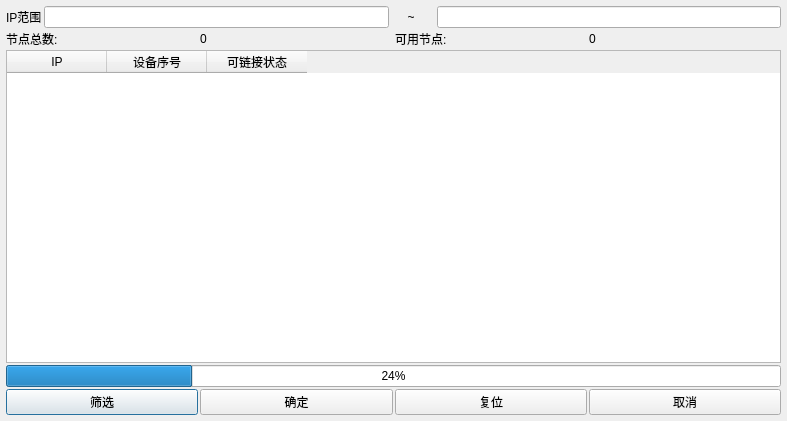
<?xml version="1.0" encoding="UTF-8"?>
<ui version="4.0">
 <class>ONBRetrieveAvailableNodes</class>
 <widget class="QDialog" name="ONBRetrieveAvailableNodes">
  <property name="geometry">
   <rect>
    <x>0</x>
    <y>0</y>
    <width>787</width>
    <height>421</height>
   </rect>
  </property>
  <property name="windowTitle">
   <string>ONBRetrieveAvailableNodes</string>
  </property>
  <layout class="QGridLayout" name="gridLayout_3">
   <property name="leftMargin">
    <number>6</number>
   </property>
   <property name="topMargin">
    <number>6</number>
   </property>
   <property name="rightMargin">
    <number>6</number>
   </property>
   <property name="bottomMargin">
    <number>6</number>
   </property>
   <property name="spacing">
    <number>2</number>
   </property>
   <item row="0" column="0">
    <layout class="QGridLayout" name="gridLayout_2">
     <item row="0" column="0">
      <layout class="QGridLayout" name="gridLayout">
       <item row="0" column="0">
        <widget class="QLabel" name="labelIpSearch">
         <property name="text">
          <string>IP范围</string>
         </property>
        </widget>
       </item>
       <item row="0" column="1">
        <widget class="IPLineEdit" name="lineEditIpStart"/>
       </item>
       <item row="0" column="2">
        <widget class="QLabel" name="labelSymbol">
         <property name="text">
          <string>     ~      </string>
         </property>
        </widget>
       </item>
       <item row="0" column="3">
        <widget class="IPLineEdit" name="lineEditIpEnd"/>
       </item>
      </layout>
     </item>
     <item row="1" column="0">
      <layout class="QHBoxLayout" name="horizontalLayout">
       <item>
        <widget class="QLabel" name="labelNodeTotal">
         <property name="minimumSize">
          <size>
           <width>80</width>
           <height>0</height>
          </size>
         </property>
         <property name="text">
          <string>节点总数:</string>
         </property>
        </widget>
       </item>
       <item>
        <widget class="QLabel" name="labelNodeTotalDisp">
         <property name="minimumSize">
          <size>
           <width>80</width>
           <height>0</height>
          </size>
         </property>
         <property name="text">
          <string>0</string>
         </property>
        </widget>
       </item>
       <item>
        <widget class="QLabel" name="labelNodeIsConnected">
         <property name="minimumSize">
          <size>
           <width>80</width>
           <height>0</height>
          </size>
         </property>
         <property name="text">
          <string>可用节点:</string>
         </property>
        </widget>
       </item>
       <item>
        <widget class="QLabel" name="labelNodeIsConnectedDisp">
         <property name="minimumSize">
          <size>
           <width>80</width>
           <height>0</height>
          </size>
         </property>
         <property name="text">
          <string>0</string>
         </property>
        </widget>
       </item>
      </layout>
     </item>
    </layout>
   </item>
   <item row="1" column="0">
    <widget class="QTableWidget" name="tableWidget">
     <column>
      <property name="text">
       <string>IP</string>
      </property>
     </column>
     <column>
      <property name="text">
       <string>设备序号</string>
      </property>
     </column>
     <column>
      <property name="text">
       <string>可链接状态</string>
      </property>
     </column>
    </widget>
   </item>
   <item row="2" column="0">
    <widget class="QProgressBar" name="progressBar">
     <property name="value">
      <number>24</number>
     </property>
    </widget>
   </item>
   <item row="3" column="0">
    <layout class="QHBoxLayout" name="horizontalLayout_2">
     <item>
      <widget class="QPushButton" name="pushButtonSearch">
       <property name="text">
        <string>筛选</string>
       </property>
      </widget>
     </item>
     <item>
      <widget class="QPushButton" name="pushButtonOK">
       <property name="text">
        <string>确定</string>
       </property>
      </widget>
     </item>
     <item>
      <widget class="QPushButton" name="pushButtonReset">
       <property name="text">
        <string>复位</string>
       </property>
      </widget>
     </item>
     <item>
      <widget class="QPushButton" name="pushButtonCancel">
       <property name="text">
        <string>取消</string>
       </property>
      </widget>
     </item>
    </layout>
   </item>
  </layout>
 </widget>
 <customwidgets>
  <customwidget>
   <class>IPLineEdit</class>
   <extends>QLineEdit</extends>
   <header>iplineedit.h</header>
  </customwidget>
 </customwidgets>
 <resources/>
 <connections/>
</ui>
